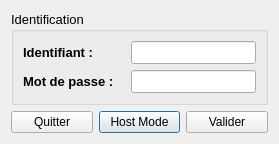
<?xml version="1.0" encoding="UTF-8"?>
<ui version="4.0">
 <class>Identification</class>
 <widget class="QDialog" name="Identification">
  <property name="geometry">
   <rect>
    <x>0</x>
    <y>0</y>
    <width>279</width>
    <height>137</height>
   </rect>
  </property>
  <property name="sizePolicy">
   <sizepolicy hsizetype="Fixed" vsizetype="Fixed">
    <horstretch>0</horstretch>
    <verstretch>0</verstretch>
   </sizepolicy>
  </property>
  <property name="maximumSize">
   <size>
    <width>279</width>
    <height>137</height>
   </size>
  </property>
  <property name="windowTitle">
   <string>Dialog</string>
  </property>
  <layout class="QVBoxLayout" name="verticalLayout_2">
   <item>
    <widget class="QGroupBox" name="groupBox">
     <property name="font">
      <font>
       <pointsize>10</pointsize>
      </font>
     </property>
     <property name="title">
      <string>Identification</string>
     </property>
     <layout class="QVBoxLayout" name="verticalLayout">
      <item>
       <layout class="QGridLayout" name="gridLayout">
        <item row="0" column="1">
         <widget class="QLineEdit" name="lineEditId">
          <property name="sizePolicy">
           <sizepolicy hsizetype="Fixed" vsizetype="Minimum">
            <horstretch>0</horstretch>
            <verstretch>0</verstretch>
           </sizepolicy>
          </property>
          <property name="minimumSize">
           <size>
            <width>0</width>
            <height>0</height>
           </size>
          </property>
          <property name="maximumSize">
           <size>
            <width>150</width>
            <height>16777215</height>
           </size>
          </property>
         </widget>
        </item>
        <item row="1" column="1">
         <widget class="QLineEdit" name="lineEditMdp">
          <property name="sizePolicy">
           <sizepolicy hsizetype="Fixed" vsizetype="Minimum">
            <horstretch>0</horstretch>
            <verstretch>0</verstretch>
           </sizepolicy>
          </property>
          <property name="minimumSize">
           <size>
            <width>0</width>
            <height>0</height>
           </size>
          </property>
          <property name="maximumSize">
           <size>
            <width>150</width>
            <height>16777215</height>
           </size>
          </property>
         </widget>
        </item>
        <item row="0" column="0">
         <widget class="QLabel" name="labelId">
          <property name="sizePolicy">
           <sizepolicy hsizetype="Minimum" vsizetype="Minimum">
            <horstretch>0</horstretch>
            <verstretch>0</verstretch>
           </sizepolicy>
          </property>
          <property name="font">
           <font>
            <pointsize>10</pointsize>
            <bold>true</bold>
           </font>
          </property>
          <property name="text">
           <string>Identifiant :</string>
          </property>
         </widget>
        </item>
        <item row="1" column="0">
         <widget class="QLabel" name="labelMdp">
          <property name="sizePolicy">
           <sizepolicy hsizetype="Minimum" vsizetype="Minimum">
            <horstretch>0</horstretch>
            <verstretch>0</verstretch>
           </sizepolicy>
          </property>
          <property name="font">
           <font>
            <pointsize>10</pointsize>
            <bold>true</bold>
           </font>
          </property>
          <property name="text">
           <string>Mot de passe : </string>
          </property>
         </widget>
        </item>
       </layout>
      </item>
     </layout>
    </widget>
   </item>
   <item>
    <layout class="QHBoxLayout" name="horizontalLayout">
     <property name="sizeConstraint">
      <enum>QLayout::SetMinimumSize</enum>
     </property>
     <item>
      <widget class="QPushButton" name="bQuitter">
       <property name="focusPolicy">
        <enum>Qt::NoFocus</enum>
       </property>
       <property name="text">
        <string>Quitter</string>
       </property>
      </widget>
     </item>
     <item>
      <widget class="QPushButton" name="bHostMode">
       <property name="text">
        <string>Host Mode</string>
       </property>
      </widget>
     </item>
     <item>
      <widget class="QPushButton" name="bValider">
       <property name="text">
        <string>Valider</string>
       </property>
      </widget>
     </item>
    </layout>
   </item>
  </layout>
 </widget>
 <tabstops>
  <tabstop>lineEditId</tabstop>
  <tabstop>lineEditMdp</tabstop>
  <tabstop>bValider</tabstop>
 </tabstops>
 <resources/>
 <connections/>
</ui>
